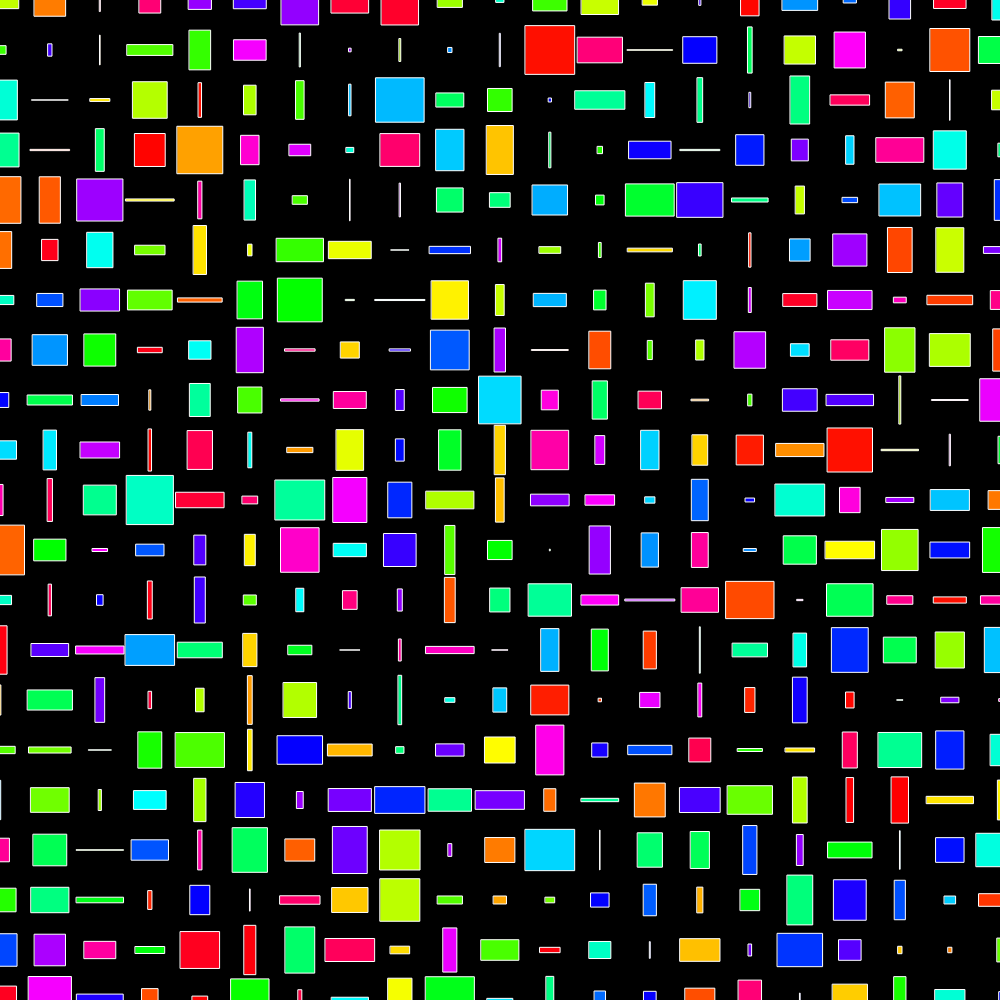
Frame 1 (no input)
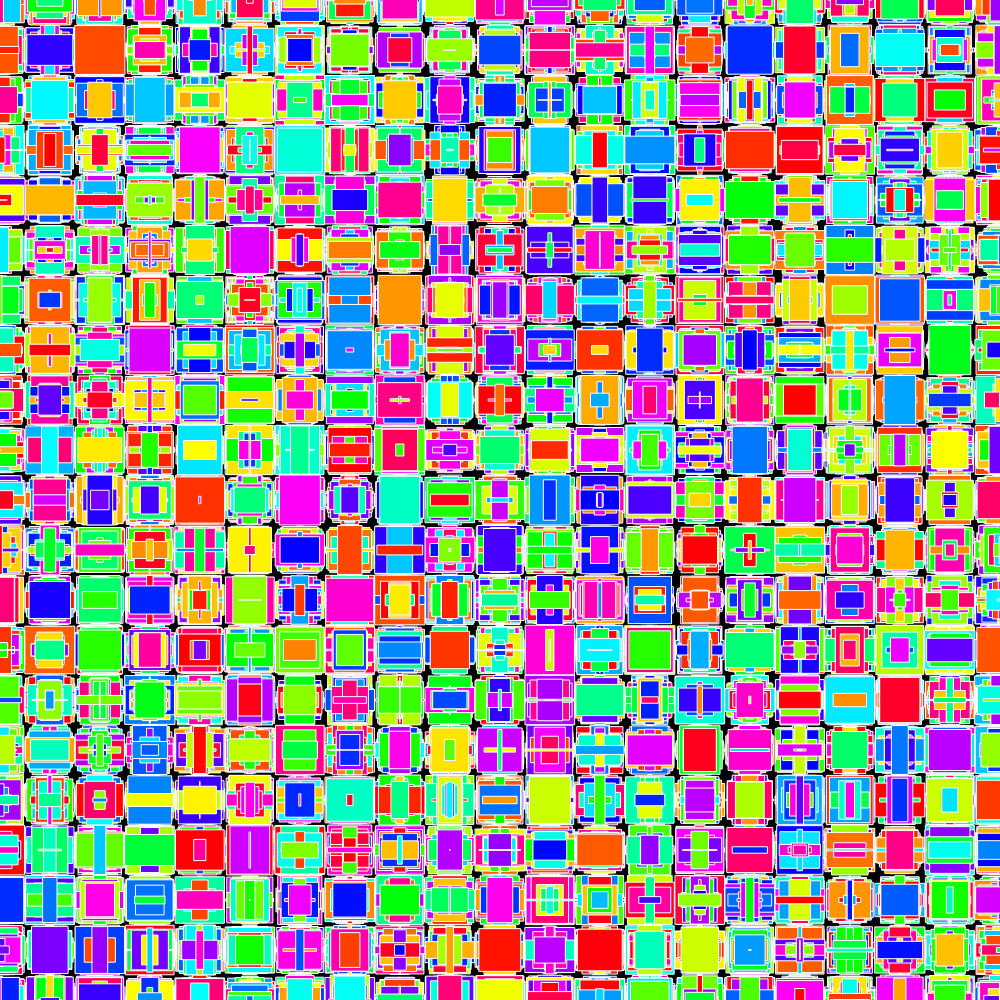
Frame 60 (no input)
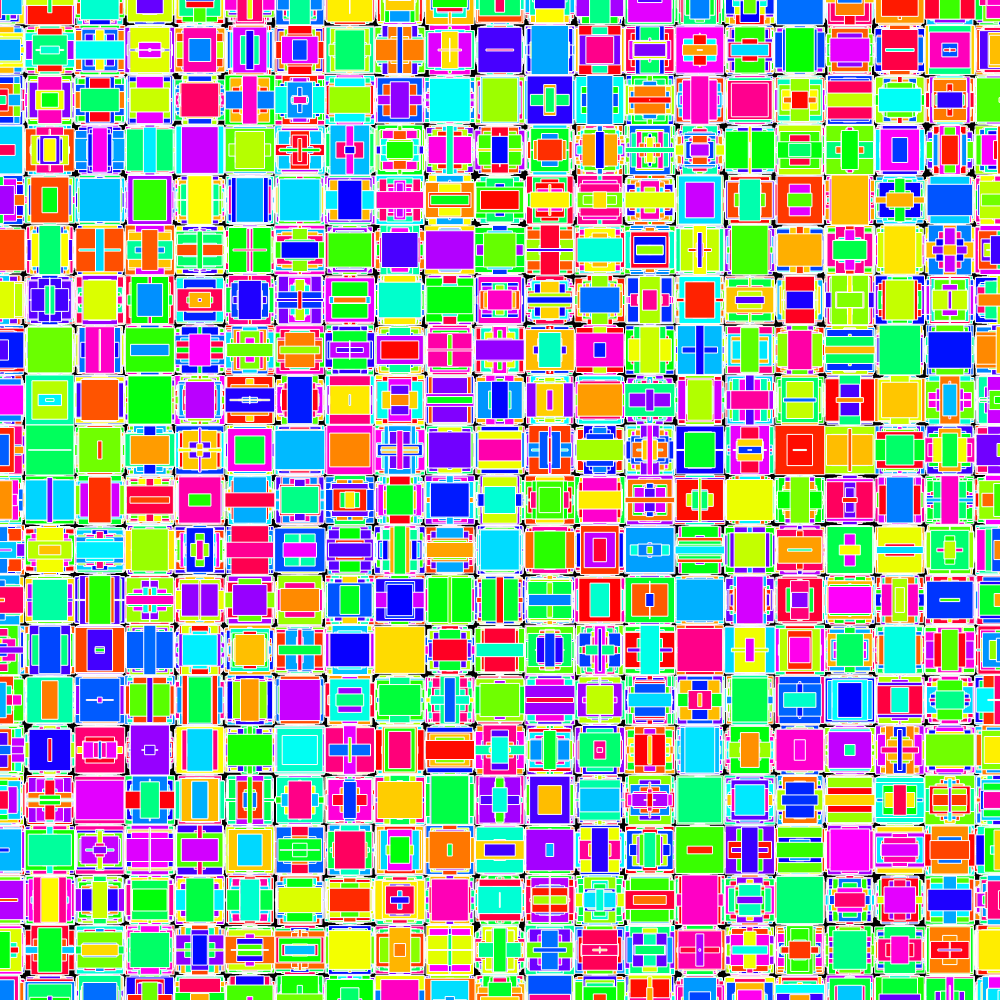
Frame 120 (the mouse pressed at the canvas centre since frame 60)

The p5.js sketch that drew these frames (run headless with seeded random() and noise() and a simulated clock; from frame 60 on, the mouse is pressed at the canvas centre):

// p5.js sketch
// ── sketch.js
function setup() {
  createCanvas(1000, 1000);
  background(0);
  rectMode(CENTER);
  colorMode(HSB,360,80,80);
}
function draw(){
  for(let x=0;x<1050;x+=50){
    for(let y=0;y<1050;y+=50){
      stroke(random(360,80,80));
      fill(random(360),80,80);
      rect(x,y,random(50),random(50));
    }
  }
}
